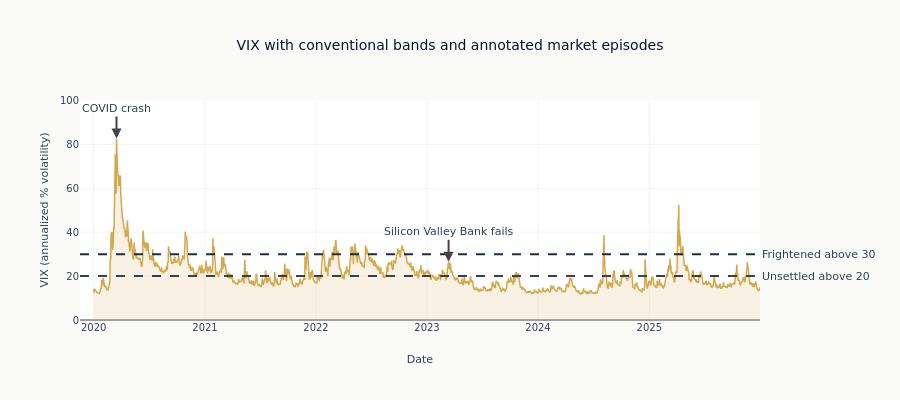

Notebook cell for this chart:
### Markdown cell above
The two reference lines mark the levels the market conventionally treats as the boundary
between a calm regime, an unsettled one and a frightened one. They are conventions rather than
thresholds anything is computed from, and the reason to draw them is that "calm" and
"frightened" are otherwise opinions about a line.

### Code cell
vix_recent = vix.filter(pl.col("timestamp") >= pl.lit(RECENT_START).str.to_date())
vix_pd = vix_recent.to_pandas()

fig = go.Figure()
fig.add_trace(
    go.Scatter(
        x=vix_pd["timestamp"],
        y=vix_pd["vixcls"],
        mode="lines",
        name="VIX",
        line=dict(color=COLORS["amber"], width=1.5),
        fill="tozeroy",
        fillcolor="rgba(212, 168, 75, 0.15)",  # translucent COLORS["amber"]
    )
)
for level, reading, color in VIX_BANDS:
    # The number is formatted from the level itself, so a changed threshold cannot leave the
    # label announcing the old one.
    label = f"{reading} above {level:g}"
    fig.add_hline(
        y=level,
        line_dash="dash",
        line_color=color,
        annotation_text=label,
        annotation_position="right",
    )
for date, label in [
    ("2020-03-16", "COVID crash"),
    ("2023-03-13", "Silicon Valley Bank fails"),
]:
    at_date = vix_pd.loc[vix_pd["timestamp"].astype(str) == date, "vixcls"]
    if at_date.empty:
        continue
    fig.add_annotation(
        x=date, y=float(at_date.iloc[0]), text=label, showarrow=True, arrowhead=2, ax=0, ay=-30
    )
fig.update_layout(
    title="VIX with conventional bands and annotated market episodes",
    xaxis_title="Date",
    yaxis_title="VIX (annualized % volatility)",
    height=400,
    showlegend=False,
    margin=dict(r=140),
)
show_plotly_with_alt(
    fig,
    "Filled line chart of the VIX over the recent window, in annualized percent volatility, "
    "with dashed horizontal rules at the conventional band levels. Named market episodes are "
    "annotated where the window contains their dates.",
)

### Figure 1 — Plotly figure (JSON) as saved in the notebook; plotly's stock layout.template omitted (floating-point values rounded to 4 significant figures; data arrays with more than 128 entries replaced by an {"elided": "..."} marker saying what was removed)
{"data": [{"fill": "tozeroy", "fillcolor": "rgba(212, 168, 75, 0.15)", "line": {"color": "#D4A84B", "width": 1.5}, "mode": "lines", "name": "VIX", "type": "scatter", "x": {"elided": "2192 str values"}, "y": {"elided": "2192 float values"}}], "layout": {"annotations": [{"showarrow": false, "text": "Unsettled above 20", "x": 1, "xanchor": "left", "xref": "x domain", "y": 20, "yanchor": "middle", "yref": "y"}, {"showarrow": false, "text": "Frightened above 30", "x": 1, "xanchor": "left", "xref": "x domain", "y": 30, "yanchor": "middle", "yref": "y"}, {"arrowhead": 2, "ax": 0, "ay": -30, "showarrow": true, "text": "COVID crash", "x": "2020-03-16", "y": 82.69}, {"arrowhead": 2, "ax": 0, "ay": -30, "showarrow": true, "text": "Silicon Valley Bank fails", "x": "2023-03-13", "y": 26.52}], "height": 400, "margin": {"r": 140}, "shapes": [{"line": {"color": "#334155", "dash": "dash"}, "type": "line", "x0": 0, "x1": 1, "xref": "x domain", "y0": 20, "y1": 20, "yref": "y"}, {"line": {"color": "#1a2d4a", "dash": "dash"}, "type": "line", "x0": 0, "x1": 1, "xref": "x domain", "y0": 30, "y1": 30, "yref": "y"}], "showlegend": false, "title": {"text": "VIX with conventional bands and annotated market episodes"}, "xaxis": {"title": {"text": "Date"}}, "yaxis": {"title": {"text": "VIX (annualized % volatility)"}}}}
